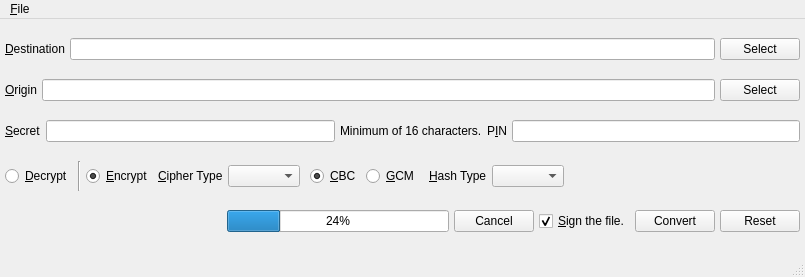
<?xml version="1.0" encoding="UTF-8"?>
<ui version="4.0">
 <class>spoton_encryptfile</class>
 <widget class="QMainWindow" name="spoton_encryptfile">
  <property name="geometry">
   <rect>
    <x>0</x>
    <y>0</y>
    <width>805</width>
    <height>277</height>
   </rect>
  </property>
  <property name="windowIcon">
   <iconset resource="../Icons/icons.qrc">
    <normaloff>:/Logo/spoton-logo.png</normaloff>:/Logo/spoton-logo.png</iconset>
  </property>
  <widget class="QWidget" name="centralwidget">
   <layout class="QVBoxLayout" name="verticalLayout_3">
    <property name="spacing">
     <number>5</number>
    </property>
    <property name="margin">
     <number>5</number>
    </property>
    <item>
     <layout class="QHBoxLayout" name="horizontalLayout_3">
      <property name="spacing">
       <number>5</number>
      </property>
      <item>
       <widget class="QLabel" name="label_8">
        <property name="text">
         <string>&amp;Destination</string>
        </property>
        <property name="buddy">
         <cstring>destination</cstring>
        </property>
       </widget>
      </item>
      <item>
       <widget class="QLineEdit" name="destination"/>
      </item>
      <item>
       <widget class="QPushButton" name="selectDestination">
        <property name="text">
         <string>Select</string>
        </property>
       </widget>
      </item>
     </layout>
    </item>
    <item>
     <layout class="QHBoxLayout" name="horizontalLayout">
      <property name="spacing">
       <number>5</number>
      </property>
      <item>
       <widget class="QLabel" name="label">
        <property name="text">
         <string>&amp;Origin</string>
        </property>
        <property name="buddy">
         <cstring>file</cstring>
        </property>
       </widget>
      </item>
      <item>
       <widget class="QLineEdit" name="file"/>
      </item>
      <item>
       <widget class="QPushButton" name="select">
        <property name="text">
         <string>Select</string>
        </property>
       </widget>
      </item>
     </layout>
    </item>
    <item>
     <layout class="QHBoxLayout" name="horizontalLayout_2">
      <property name="spacing">
       <number>5</number>
      </property>
      <item>
       <widget class="QLabel" name="label_2">
        <property name="text">
         <string>&amp;Secret</string>
        </property>
        <property name="buddy">
         <cstring>password</cstring>
        </property>
       </widget>
      </item>
      <item>
       <widget class="QLineEdit" name="password"/>
      </item>
      <item>
       <widget class="QLabel" name="label_5">
        <property name="text">
         <string>Minimum of 16 characters.</string>
        </property>
       </widget>
      </item>
      <item>
       <widget class="QLabel" name="label_6">
        <property name="text">
         <string>P&amp;IN</string>
        </property>
        <property name="buddy">
         <cstring>pin</cstring>
        </property>
       </widget>
      </item>
      <item>
       <widget class="QLineEdit" name="pin"/>
      </item>
     </layout>
    </item>
    <item>
     <layout class="QHBoxLayout" name="horizontalLayout_5">
      <property name="spacing">
       <number>5</number>
      </property>
      <item>
       <widget class="QRadioButton" name="decrypt">
        <property name="text">
         <string>&amp;Decrypt</string>
        </property>
       </widget>
      </item>
      <item>
       <widget class="Line" name="line">
        <property name="orientation">
         <enum>Qt::Vertical</enum>
        </property>
       </widget>
      </item>
      <item>
       <widget class="QRadioButton" name="encrypt">
        <property name="text">
         <string>&amp;Encrypt</string>
        </property>
        <property name="checked">
         <bool>true</bool>
        </property>
       </widget>
      </item>
      <item>
       <widget class="QLabel" name="label_3">
        <property name="text">
         <string>&amp;Cipher Type</string>
        </property>
        <property name="buddy">
         <cstring>cipher</cstring>
        </property>
       </widget>
      </item>
      <item>
       <widget class="QComboBox" name="cipher">
        <property name="sizeAdjustPolicy">
         <enum>QComboBox::AdjustToContents</enum>
        </property>
       </widget>
      </item>
      <item>
       <widget class="QFrame" name="frame">
        <property name="frameShape">
         <enum>QFrame::NoFrame</enum>
        </property>
        <property name="frameShadow">
         <enum>QFrame::Raised</enum>
        </property>
        <layout class="QHBoxLayout" name="horizontalLayout_8">
         <property name="spacing">
          <number>5</number>
         </property>
         <property name="margin">
          <number>5</number>
         </property>
         <item>
          <widget class="QRadioButton" name="cbc">
           <property name="text">
            <string>&amp;CBC</string>
           </property>
           <property name="checked">
            <bool>true</bool>
           </property>
          </widget>
         </item>
         <item>
          <widget class="QRadioButton" name="gcm">
           <property name="text">
            <string>&amp;GCM</string>
           </property>
          </widget>
         </item>
        </layout>
       </widget>
      </item>
      <item>
       <widget class="QLabel" name="label_4">
        <property name="text">
         <string>&amp;Hash Type</string>
        </property>
        <property name="buddy">
         <cstring>hash</cstring>
        </property>
       </widget>
      </item>
      <item>
       <widget class="QComboBox" name="hash">
        <property name="sizeAdjustPolicy">
         <enum>QComboBox::AdjustToContents</enum>
        </property>
       </widget>
      </item>
      <item>
       <spacer name="horizontalSpacer_5">
        <property name="orientation">
         <enum>Qt::Horizontal</enum>
        </property>
        <property name="sizeHint" stdset="0">
         <size>
          <width>40</width>
          <height>20</height>
         </size>
        </property>
       </spacer>
      </item>
     </layout>
    </item>
    <item>
     <layout class="QHBoxLayout" name="horizontalLayout_6">
      <property name="spacing">
       <number>5</number>
      </property>
      <item>
       <spacer name="horizontalSpacer_6">
        <property name="orientation">
         <enum>Qt::Horizontal</enum>
        </property>
        <property name="sizeHint" stdset="0">
         <size>
          <width>40</width>
          <height>20</height>
         </size>
        </property>
       </spacer>
      </item>
      <item>
       <widget class="QProgressBar" name="progressBar">
        <property name="value">
         <number>24</number>
        </property>
       </widget>
      </item>
      <item>
       <widget class="QPushButton" name="cancel">
        <property name="text">
         <string>Cancel</string>
        </property>
       </widget>
      </item>
      <item>
       <widget class="QCheckBox" name="sign">
        <property name="text">
         <string>&amp;Sign the file.</string>
        </property>
        <property name="checked">
         <bool>true</bool>
        </property>
       </widget>
      </item>
      <item>
       <widget class="QPushButton" name="convert">
        <property name="text">
         <string>Convert</string>
        </property>
       </widget>
      </item>
      <item>
       <widget class="QPushButton" name="reset">
        <property name="text">
         <string>Reset</string>
        </property>
       </widget>
      </item>
     </layout>
    </item>
   </layout>
  </widget>
  <widget class="QMenuBar" name="menubar">
   <property name="geometry">
    <rect>
     <x>0</x>
     <y>0</y>
     <width>805</width>
     <height>25</height>
    </rect>
   </property>
   <widget class="QMenu" name="menu_File">
    <property name="title">
     <string>&amp;File</string>
    </property>
    <addaction name="action_Close"/>
   </widget>
   <addaction name="menu_File"/>
  </widget>
  <widget class="QStatusBar" name="statusbar"/>
  <action name="action_Close">
   <property name="text">
    <string>&amp;Close</string>
   </property>
  </action>
  <action name="action_Empty_Log">
   <property name="text">
    <string>&amp;Empty Log</string>
   </property>
  </action>
  <action name="actionEnable_Log">
   <property name="checkable">
    <bool>true</bool>
   </property>
   <property name="text">
    <string>E&amp;nable Log</string>
   </property>
  </action>
  <action name="action_Copy">
   <property name="text">
    <string>&amp;Copy</string>
   </property>
   <property name="shortcut">
    <string>Ctrl+C</string>
   </property>
  </action>
  <action name="action_Paste">
   <property name="text">
    <string>&amp;Paste</string>
   </property>
   <property name="shortcut">
    <string>Ctrl+V</string>
   </property>
  </action>
 </widget>
 <tabstops>
  <tabstop>destination</tabstop>
  <tabstop>selectDestination</tabstop>
  <tabstop>file</tabstop>
  <tabstop>select</tabstop>
  <tabstop>password</tabstop>
  <tabstop>pin</tabstop>
  <tabstop>decrypt</tabstop>
  <tabstop>encrypt</tabstop>
  <tabstop>cipher</tabstop>
  <tabstop>cbc</tabstop>
  <tabstop>gcm</tabstop>
  <tabstop>hash</tabstop>
  <tabstop>cancel</tabstop>
  <tabstop>sign</tabstop>
  <tabstop>convert</tabstop>
  <tabstop>reset</tabstop>
 </tabstops>
 <resources>
  <include location="../Icons/icons.qrc"/>
 </resources>
 <connections/>
</ui>
